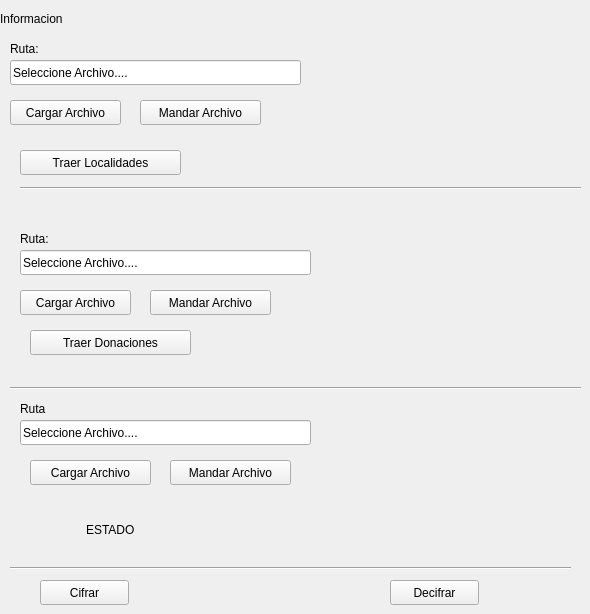
    <widget class="QWidget" name="page_3">
     <widget class="QLabel" name="label_3">
      <property name="geometry">
       <rect>
        <x>0</x>
        <y>10</y>
        <width>91</width>
        <height>17</height>
       </rect>
      </property>
      <property name="text">
       <string>Informacion</string>
      </property>
     </widget>
     <widget class="QLabel" name="label_10">
      <property name="geometry">
       <rect>
        <x>10</x>
        <y>40</y>
        <width>67</width>
        <height>17</height>
       </rect>
      </property>
      <property name="text">
       <string>Ruta:</string>
      </property>
     </widget>
     <widget class="QLineEdit" name="lineEdit">
      <property name="geometry">
       <rect>
        <x>10</x>
        <y>60</y>
        <width>291</width>
        <height>25</height>
       </rect>
      </property>
      <property name="text">
       <string>Seleccione Archivo....</string>
      </property>
     </widget>
     <widget class="QPushButton" name="pushButton_11">
      <property name="geometry">
       <rect>
        <x>10</x>
        <y>100</y>
        <width>111</width>
        <height>25</height>
       </rect>
      </property>
      <property name="text">
       <string>Cargar Archivo</string>
      </property>
     </widget>
     <widget class="QPushButton" name="pushButton_12">
      <property name="geometry">
       <rect>
        <x>140</x>
        <y>100</y>
        <width>121</width>
        <height>25</height>
       </rect>
      </property>
      <property name="text">
       <string>Mandar Archivo</string>
      </property>
     </widget>
     <widget class="QPushButton" name="pushButton_13">
      <property name="geometry">
       <rect>
        <x>20</x>
        <y>150</y>
        <width>161</width>
        <height>25</height>
       </rect>
      </property>
      <property name="text">
       <string>Traer Localidades</string>
      </property>
     </widget>
     <widget class="QPushButton" name="pushButton_14">
      <property name="geometry">
       <rect>
        <x>150</x>
        <y>290</y>
        <width>121</width>
        <height>25</height>
       </rect>
      </property>
      <property name="text">
       <string>Mandar Archivo</string>
      </property>
     </widget>
     <widget class="QPushButton" name="pushButton_15">
      <property name="geometry">
       <rect>
        <x>30</x>
        <y>330</y>
        <width>161</width>
        <height>25</height>
       </rect>
      </property>
      <property name="text">
       <string>Traer Donaciones</string>
      </property>
     </widget>
     <widget class="QLabel" name="label_11">
      <property name="geometry">
       <rect>
        <x>20</x>
        <y>230</y>
        <width>67</width>
        <height>17</height>
       </rect>
      </property>
      <property name="text">
       <string>Ruta:</string>
      </property>
     </widget>
     <widget class="QLineEdit" name="lineEdit_2">
      <property name="geometry">
       <rect>
        <x>20</x>
        <y>250</y>
        <width>291</width>
        <height>25</height>
       </rect>
      </property>
      <property name="text">
       <string>Seleccione Archivo....</string>
      </property>
     </widget>
     <widget class="QPushButton" name="pushButton_16">
      <property name="geometry">
       <rect>
        <x>20</x>
        <y>290</y>
        <width>111</width>
        <height>25</height>
       </rect>
      </property>
      <property name="text">
       <string>Cargar Archivo</string>
      </property>
     </widget>
     <widget class="Line" name="line_2">
      <property name="geometry">
       <rect>
        <x>20</x>
        <y>180</y>
        <width>561</width>
        <height>16</height>
       </rect>
      </property>
      <property name="orientation">
       <enum>Qt::Horizontal</enum>
      </property>
     </widget>
     <widget class="QLabel" name="label_12">
      <property name="geometry">
       <rect>
        <x>370</x>
        <y>40</y>
        <width>171</width>
        <height>121</height>
       </rect>
      </property>
      <property name="text">
       <string/>
      </property>
      <property name="pixmap">
       <pixmap resource="imagen.qrc">:/Imagenes/localizacion-tienda-ropa.png</pixmap>
      </property>
      <property name="scaledContents">
       <bool>true</bool>
      </property>
      <property name="alignment">
       <set>Qt::AlignCenter</set>
      </property>
      <property name="wordWrap">
       <bool>true</bool>
      </property>
     </widget>
     <widget class="QLabel" name="label_13">
      <property name="geometry">
       <rect>
        <x>370</x>
        <y>220</y>
        <width>181</width>
        <height>151</height>
       </rect>
      </property>
      <property name="text">
       <string/>
      </property>
      <property name="pixmap">
       <pixmap resource="imagen.qrc">:/Imagenes/medicina.png</pixmap>
      </property>
      <property name="scaledContents">
       <bool>true</bool>
      </property>
     </widget>
     <widget class="QPushButton" name="pushButton_24">
      <property name="geometry">
       <rect>
        <x>40</x>
        <y>580</y>
        <width>89</width>
        <height>25</height>
       </rect>
      </property>
      <property name="text">
       <string>Cifrar</string>
      </property>
     </widget>
     <widget class="QPushButton" name="pushButton_25">
      <property name="geometry">
       <rect>
        <x>390</x>
        <y>580</y>
        <width>89</width>
        <height>25</height>
       </rect>
      </property>
      <property name="text">
       <string>Decifrar</string>
      </property>
     </widget>
     <widget class="Line" name="line_7">
      <property name="geometry">
       <rect>
        <x>10</x>
        <y>560</y>
        <width>561</width>
        <height>16</height>
       </rect>
      </property>
      <property name="orientation">
       <enum>Qt::Horizontal</enum>
      </property>
     </widget>
     <widget class="Line" name="line_8">
      <property name="geometry">
       <rect>
        <x>10</x>
        <y>380</y>
        <width>571</width>
        <height>16</height>
       </rect>
      </property>
      <property name="orientation">
       <enum>Qt::Horizontal</enum>
      </property>
     </widget>
     <widget class="QPushButton" name="Carchivo_informacion">
      <property name="geometry">
       <rect>
        <x>30</x>
        <y>460</y>
        <width>121</width>
        <height>25</height>
       </rect>
      </property>
      <property name="text">
       <string>Cargar Archivo</string>
      </property>
     </widget>
     <widget class="QLabel" name="label_51">
      <property name="geometry">
       <rect>
        <x>20</x>
        <y>400</y>
        <width>67</width>
        <height>17</height>
       </rect>
      </property>
      <property name="text">
       <string>Ruta</string>
      </property>
     </widget>
     <widget class="QPushButton" name="MArchivo_informacion">
      <property name="geometry">
       <rect>
        <x>170</x>
        <y>460</y>
        <width>121</width>
        <height>25</height>
       </rect>
      </property>
      <property name="text">
       <string>Mandar Archivo</string>
      </property>
     </widget>
     <widget class="QLineEdit" name="archivo_informacion">
      <property name="geometry">
       <rect>
        <x>20</x>
        <y>420</y>
        <width>291</width>
        <height>25</height>
       </rect>
      </property>
      <property name="text">
       <string>Seleccione Archivo....</string>
      </property>
     </widget>
     <widget class="QLabel" name="Estado">
      <property name="geometry">
       <rect>
        <x>86</x>
        <y>520</y>
        <width>151</width>
        <height>20</height>
       </rect>
      </property>
      <property name="text">
       <string>ESTADO</string>
      </property>
     </widget>
    </widget>
